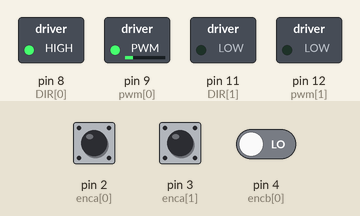
The sketch below on a simulated Arduino Uno, built with avr-gcc and run on an emulated ATmega328P. Shown: switched loads named in the sketch (green lamp = pin HIGH). The inputs (shaded band) are chosen by the test bench; at power-on: pin 2 (enca[0]) HIGH, pin 3 (enca[1]) HIGH, pin 4 (encb[0]) LOW. What the sketch prints to the serial monitor is not drawn.

Above: at 1.2 s.
1.3 s: pin 2 (enca[0]) pulsed LOW 2 times (0.12 s each, 0.3 s apart)
Timing chart, 0 to 4.3 s (numbered marks = the images above; inputs shaded):
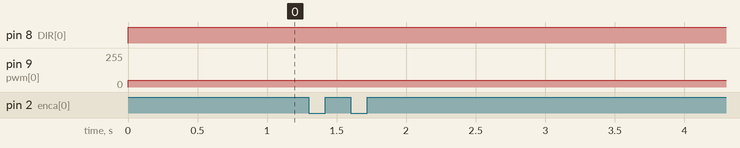

The sketch:

multiple_pid.ino
```cpp
#include <util/atomic.h>

// A class to compute the control signal
class SimplePID{
  private:
    float kp, kd, ki;
    int umax, umin; // Parameters
    float eprev, eintegral; // Storage

  public:
  // Constructor
  SimplePID() : kp(1), kd(0), ki(0), umin(50), umax(255), eprev(0.0), eintegral(0.0){}

  // A function to set the parameters
  void setParams(float kpIn, float kdIn, float kiIn, int uminIn, int umaxIn){
    kp = kpIn; kd = kdIn; ki = kiIn; umin = uminIn; umax = umaxIn;
  }

  // A function to compute the control signal
  void evalu(int value, int target, float deltaT, int &pwr, int &dir){
    // error
    int e = target - value;

    // derivative
    float dedt = (e-eprev)/(deltaT);

    // integral
    eintegral = eintegral + e*deltaT;

    // control signal
    float u = kp*e + kd*dedt + ki*eintegral;

    // motor power
    pwr = (int) fabs(u);
    if( pwr > umax ){
      pwr = umax;
    }

    if( pwr < umin ){
      pwr = umin;
    }

    // motor direction
    dir = 1;
    if( u < 0 )
    {
      dir = 0;
    }

    if(e == 0)
      pwr = 0;

    // store previous error
    eprev = e;
  }

};

// How many motors
#define NMOTORS 2

// Pins
const int enca[] = {2,3};
const int encb[] = {4,5};
const int pwm[] = {9,12};
const int DIR[] = {8,11};


// Globals
long prevT = 0;
volatile int posi[] = {0,0};

// PID class instances
SimplePID pid[NMOTORS];

void setup() {
  Serial.begin(9600);

  for(int k = 0; k < NMOTORS; k++){
    pinMode(enca[k],INPUT);
    pinMode(encb[k],INPUT);
    pinMode(pwm[k],OUTPUT);
    pinMode(DIR[k],OUTPUT);


    pid[k].setParams(1,0,0,5,50);
  }

  attachInterrupt(digitalPinToInterrupt(enca[0]),readEncoder<0>,RISING);
  attachInterrupt(digitalPinToInterrupt(enca[1]),readEncoder<1>,RISING);

  Serial.println("target pos");
}

void loop() {

  // set target position
  int target[NMOTORS];
  target[0] = 750;
  target[1] = -750;

  // time difference
  long currT = micros();
  float deltaT = ((float) (currT - prevT))/( 1.0e6 );
  prevT = currT;

  // Read the position in an atomic block to avoid a potential misread
  int pos[NMOTORS];
  ATOMIC_BLOCK(ATOMIC_RESTORESTATE){
    for(int k = 0; k < NMOTORS; k++){
      pos[k] = posi[k];
    }
  }

  // loop through the motors
  for(int k = 0; k < NMOTORS; k++){
    int pwr, dir;
    // evaluate the control signal
    pid[k].evalu(pos[k],target[k],deltaT,pwr,dir);

    // signal the motor
    setMotor(dir , DIR[k], pwr ,pwm[k]);
  }

  for(int k = 0; k < NMOTORS; k++){
    Serial.print(target[k]);
    Serial.print(" ");
    Serial.print(pos[k]);
    Serial.print(" ");
  }
  Serial.println();
}

void setMotor(int dir, int dir_pin, int pwmVal, int pwm){
  analogWrite(pwm,pwmVal);
  if(dir == 1)
  {
    digitalWrite(dir_pin,HIGH);
  }
  else
  {
    digitalWrite(dir_pin,LOW);
  }
}

template <int j>
void readEncoder(){
  int b = digitalRead(encb[j]);
  if(b > 0){
    posi[j]++;
  }
  else{
    posi[j]--;
  }
}
```

Measured:
- after the input at 1.3 s, every drawn part: stays the same
